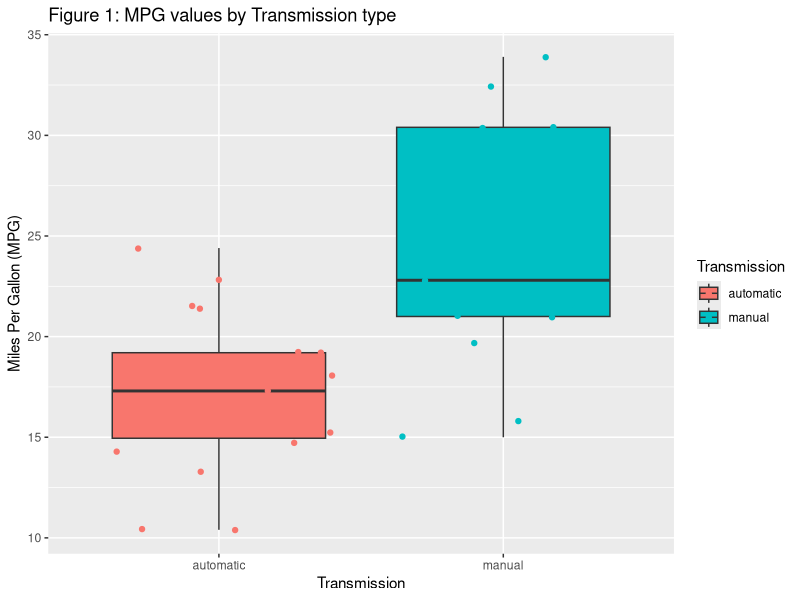

Write the R code that produced this figure.
## ---- chunk 1
library(datasets)
data(mtcars)
## ---- chunk 2
cor(mtcars, mtcars$mpg)[-1,]
## ---- chunk 3
fit1 <- lm(mpg ~ am, data=mtcars)
summary(fit1)$coef
## ---- chunk 4
fit2 <- lm(mpg ~ am + wt, data=mtcars)
anova(fit1, fit2)
## ---- chunk 5
library(ggplot2)
mtcars$trn <- factor(mtcars$am, labels=c("automatic", "manual"))
ggplot(mtcars, aes(x=trn, y=mpg, fill=trn)) + 
  geom_boxplot() + 
  geom_jitter(aes(colour=trn)) +
  xlab("Transmission") +
  ylab("Miles Per Gallon (MPG)") + 
  ggtitle("Figure 1: MPG values by Transmission type") +
  scale_color_discrete(name="Transmission") +
  guides(fill=guide_legend(title="Transmission"))
